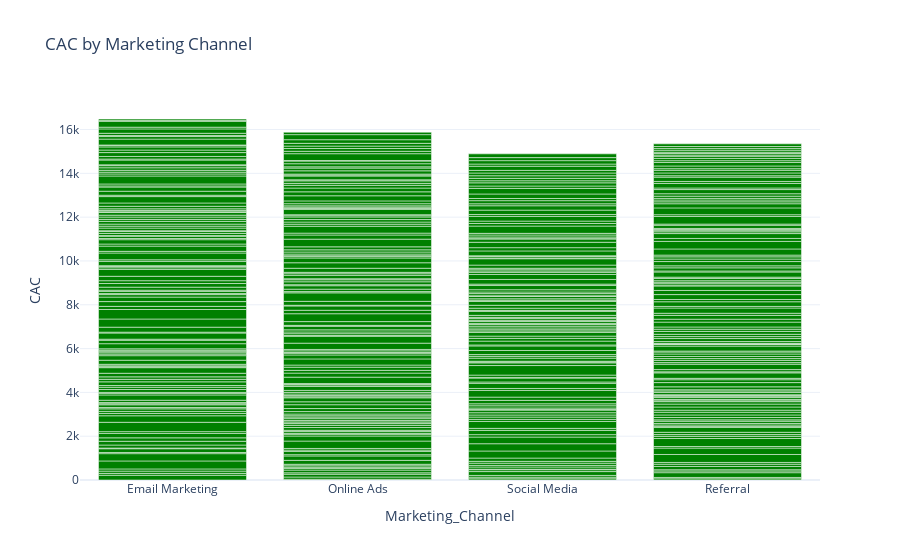

The cell this chart's notebook holds for it:
### Markdown cell above
fig1 = px.bar(data, x='Marketing_Channel', 
              y='CAC', title='CAC by Marketing Channel')
fig1.show()

### Code cell
# Creating a bar chart with the px.bar function.
# The data argument specifies the DataFrame to use for plotting.
# The x argument sets 'Marketing_Channel' as the category axis (horizontal).
# The y argument sets 'CAC' as the numeric axis (vertical).
# The title argument provides a title for the chart.
# The color_discrete_sequence parameter allows specifying a list of colors to use for discrete (categorical) mappings.
# Here, ['green'] sets all bars to be green.
fig1 = px.bar(data, x='Marketing_Channel', y='CAC', title='CAC by Marketing Channel',
              color_discrete_sequence=['green'])
# Displaying the figure using the show method.
# This method renders the plot in your Jupyter notebook, a web browser, or any other compatible GUI environment.
fig1.show()

### Figure 1 — Plotly figure (JSON) as saved in the notebook; plotly's stock layout.template omitted (floating-point values rounded to 4 significant figures; data arrays with more than 128 entries replaced by an {"elided": "..."} marker saying what was removed)
{"data": [{"alignmentgroup": "True", "hovertemplate": "Marketing_Channel=%{x}<br>CAC=%{y}<extra></extra>", "legendgroup": "", "marker": {"color": "green", "pattern": {"shape": ""}}, "name": "", "offsetgroup": "", "orientation": "v", "showlegend": false, "textposition": "auto", "type": "bar", "x": {"elided": "500 str values"}, "xaxis": "x", "y": {"elided": "500 float values"}, "yaxis": "y"}], "layout": {"autosize": true, "barmode": "relative", "legend": {"tracegroupgap": 0}, "title": {"text": "CAC by Marketing Channel"}, "xaxis": {"anchor": "y", "autorange": true, "domain": [0, 1], "range": [-0.5, 3.5], "title": {"text": "Marketing_Channel"}, "type": "category"}, "yaxis": {"anchor": "x", "autorange": true, "domain": [0, 1], "range": [0, 17350.0], "title": {"text": "CAC"}, "type": "linear"}}}
